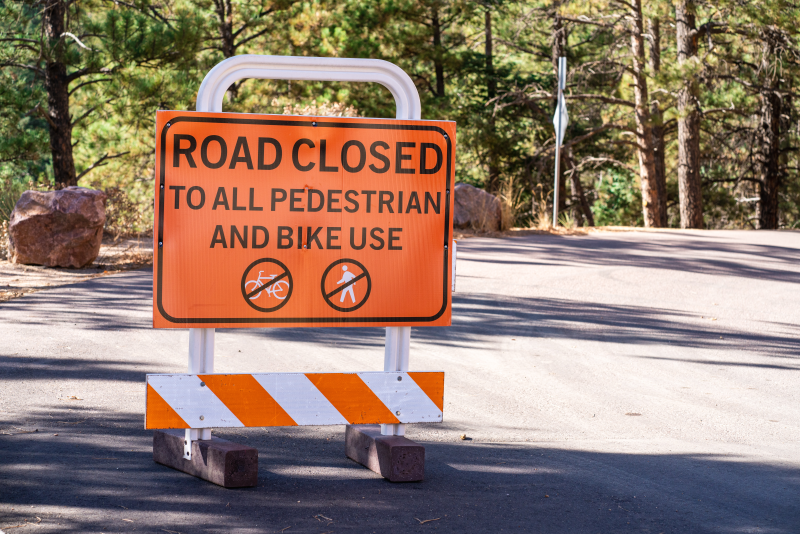
#> input picture IP project/test1.png, 800 x 534 px, found by its file name
$ jupyter execute --allow-errors 'Character recognition.ipynb'   (shell and % lines are left out)
#> lines starting #> are read from the running program, lines starting #| are printed output that depends on the picture; after the words box and inside, x2 and y2 are one past the last pixel; in counts of white or black regions, pixels touching at a corner belong together
[cell 1]
import cv2
import numpy as np
from matplotlib import pyplot as plt

[cell 2]
# Load the input image
image = cv2.imread('/content/test1.png')
#> image is the input picture: shape (534, 800, 3); mean B, G, R 109.8, 124.3, 147.2

[cell 3]
# Convert the image to grayscale
gray_image = cv2.cvtColor(image, cv2.COLOR_BGR2GRAY)
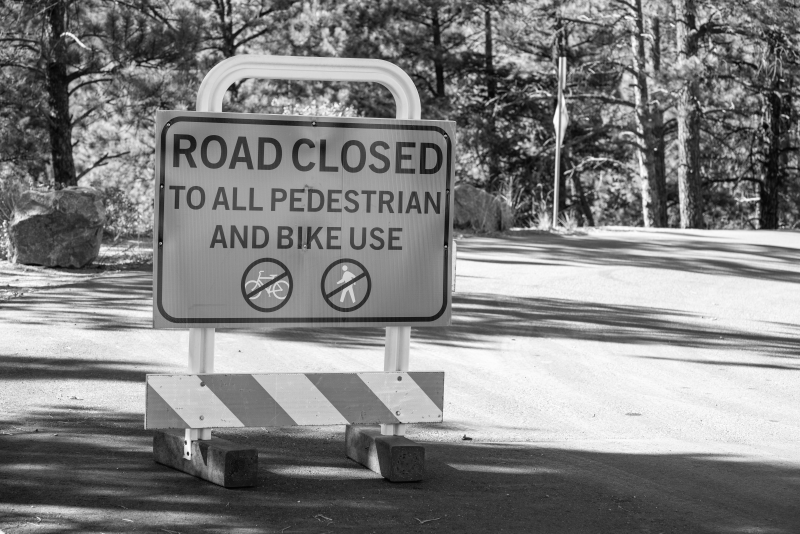
#> gray_image: shape (534, 800); min 4, max 255, mean 129.5
plt.imshow(gray_image)

[cell 4]
# Apply Gaussian blur for noise reduction
blurred_image = cv2.GaussianBlur(gray_image, (5, 5), 0)
plt.imshow(blurred_image)

[cell 5]
# Perform image binarization using adaptive thresholding
_, binary_image = cv2.threshold(blurred_image, 0, 255, cv2.THRESH_BINARY_INV + cv2.THRESH_OTSU)
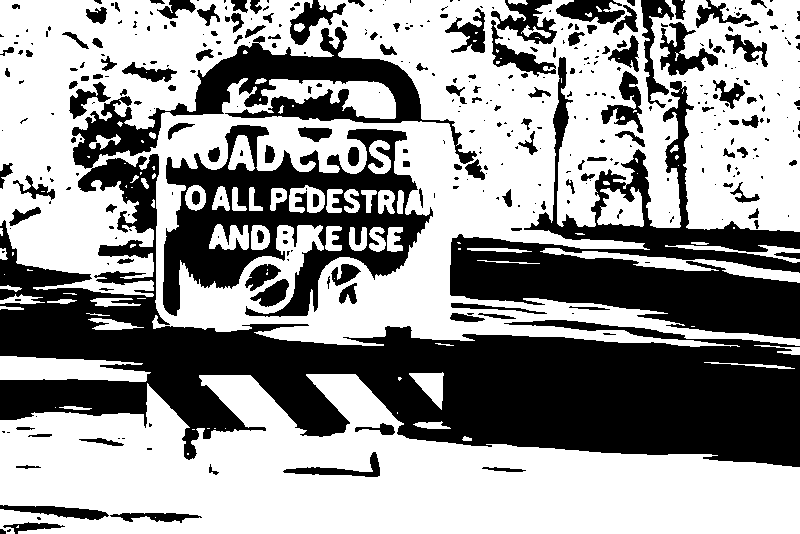
#> binary_image: shape (534, 800); 59% white; 393 black regions (243 under 20 px), largest, box (x1, y1, x2, y2) and area: (0, 27, 800, 467) 96758, (450, 57, 800, 339) 29774, (163, 125, 433, 317) 21622
plt.imshow(binary_image)

[cell 6]
# Apply the sharpening kernel
sharpening_kernel = np.array([[-1, -1, -1],
                              [-1,  9, -1],
                              [-1, -1, -1]])
sharpened_image = cv2.filter2D(image, -1, sharpening_kernel)
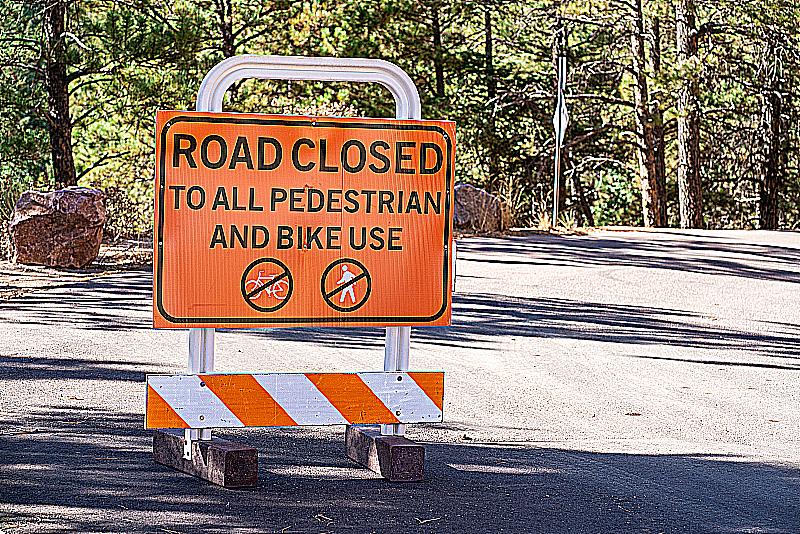
#> sharpened_image: shape (534, 800, 3); mean B, G, R 111.1, 124.4, 143.1
plt.imshow(sharpened_image)

[cell 7]
# Apply skeletonization using the Zhang-Suen algorithm
def skeletonize(image):
    size = np.size(image)
#> size = 427200
    skel = np.zeros(image.shape, np.uint8)

    ret, img = cv2.threshold(image, 127, 255, 0)
    element = cv2.getStructuringElement(cv2.MORPH_CROSS, (3, 3))
    done = False

    while not done:
        eroded = cv2.erode(img, element)
        temp = cv2.dilate(eroded, element)
        temp = cv2.subtract(img, temp)
        skel = cv2.bitwise_or(skel, temp)
        img = eroded.copy()

        zeros = size - cv2.countNonZero(img)
        if zeros == size:
            done = True
#> this loop made 95 passes
#> zeros on passes 1 to 12: 201574, 226476, 248879, 267738, 283117, 295999, 307370, 317640, 326841, 335147, 342602, 349218
#> pass 1, in skeletonize, `eroded = cv2.erode(img, element)`:
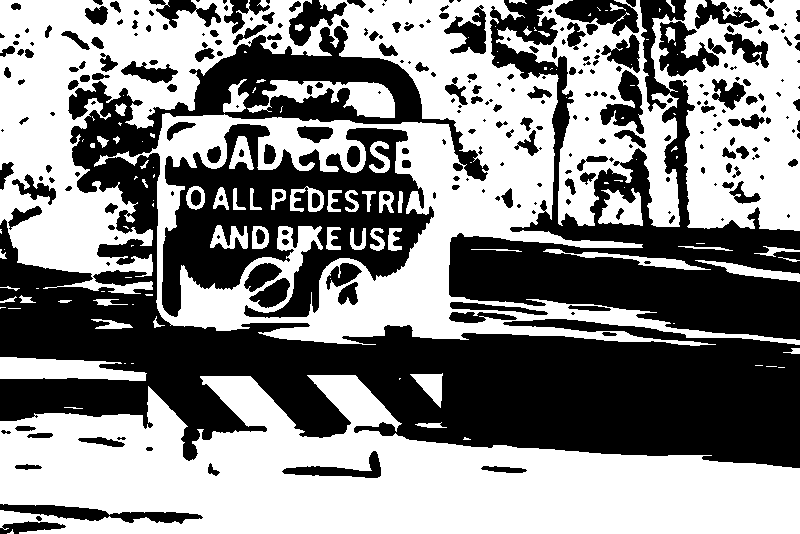
#> eroded: shape (534, 800); 52.8% white; 291 black regions (118 under 20 px), largest, box (x1, y1, x2, y2) and area: (0, 26, 800, 468) 106396, (449, 0, 800, 340) 38609, (162, 124, 434, 318) 25261
#> pass 1, in skeletonize, `temp = cv2.dilate(eroded, element)`:
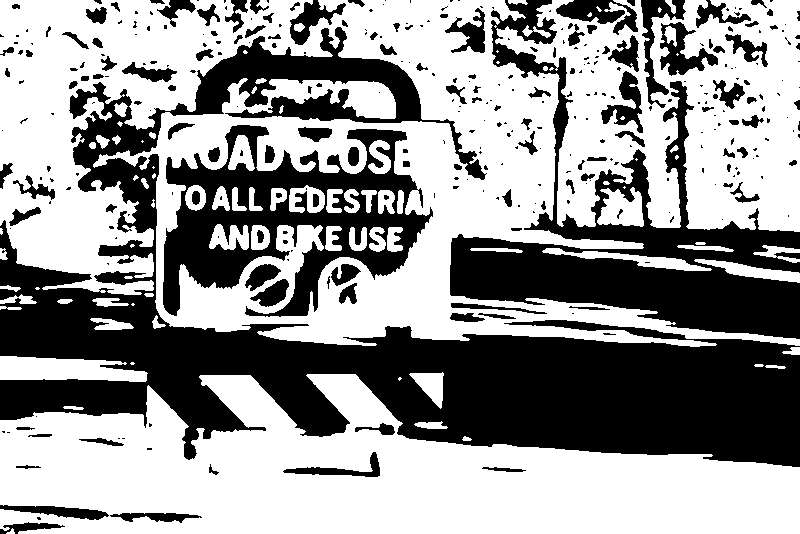
#> temp: shape (534, 800); 58.6% white; 351 black regions (219 under 20 px), largest, box (x1, y1, x2, y2) and area: (0, 27, 800, 467) 98591, (450, 0, 800, 339) 32789, (163, 125, 433, 317) 21802
#> pass 1, in skeletonize, `temp = cv2.subtract(img, temp)`:
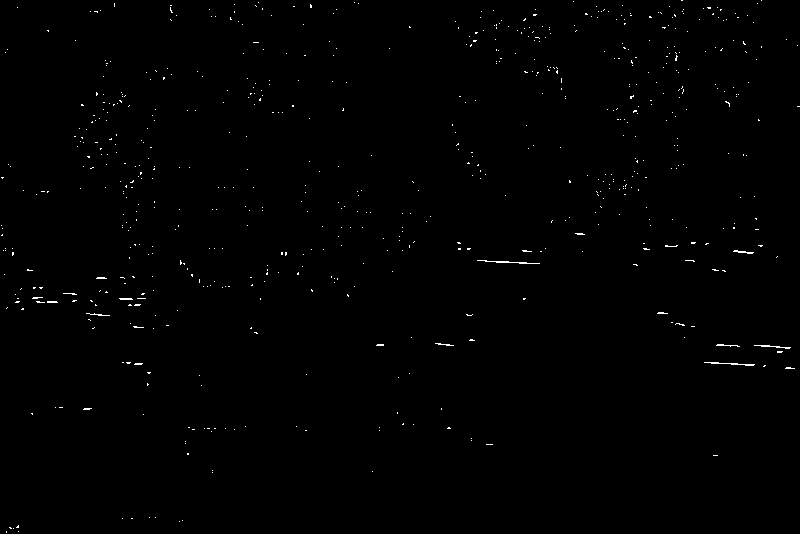
#> temp: shape (534, 800); 0.44% white in thin lines or dots
#> pass 2, in skeletonize, `eroded = cv2.erode(img, element)`:
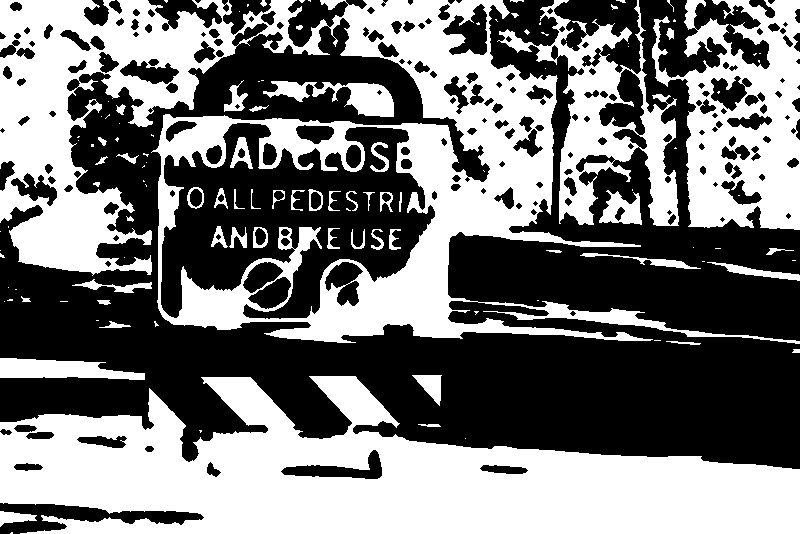
#> eroded: shape (534, 800); 47% white; 122 white regions (67 under 20 px), largest, box (x1, y1, x2, y2) and area: (0, 0, 800, 344) 84054, (0, 376, 800, 534) 74267, (652, 0, 800, 230) 19150
#> after the loop: eroded: shape (534, 800); every value is 0
#> after the loop:
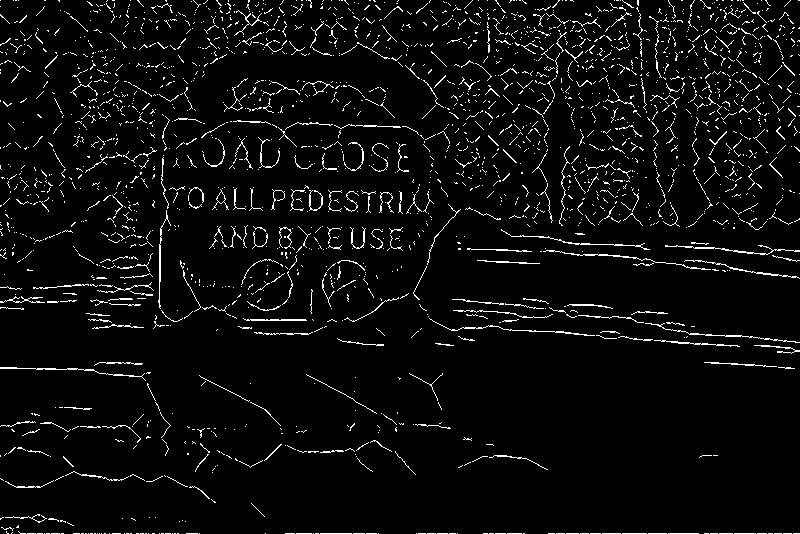
#> skel: shape (534, 800); 4.6% white in thin lines or dots

    return skel

# Perform skeletonization
skeletonized_image = skeletonize(binary_image)
plt.imshow(skeletonized_image)

[cell 8]
# Find contours in the binary image
contours, _ = cv2.findContours(binary_image, cv2.RETR_EXTERNAL, cv2.CHAIN_APPROX_SIMPLE)
#> contours = 72 contours, 45 with area under 20; largest, box (x1, y1, x2, y2) and area: (0, 0, 800, 347) 210483, (0, 374, 800, 534) 80416, (0, 356, 151, 382) 2667, (540, 248, 800, 283) 1851, (597, 187, 644, 227) 1218

# Initialize an image to draw the contours
contour_image = np.zeros_like(binary_image)

# Iterate through contours and calculate number of pixels
for contour in contours:
    # Calculate number of pixels for each contour
    num_pixels = cv2.contourArea(contour)
    print(f"Number of pixels in contour: {num_pixels}")

    # Draw the contour on the image
    cv2.drawContours(contour_image, [contour], 0, 255, 2)
#> this loop made 72 passes
#> num_pixels on passes 3, 8, 11, 12, 13, 14, 15, 16, 17, 18, 20, 21: 24.5, 149, 48, 6, 80416, 629, 87, 2667, 98, 7, 274.5, 5
#> (contour, num_pixels) on passes 1, 2, 4, 5, 6, 7: ([[18, 525], [16, 527], [18, 527]], 2), ([[187, 453], [187, 454], [188, 454], [188, 453]], 1), ([[192, 429], [194, 429]], 0), ([[225, 428]], 0), ([[214, 428], [215, 428]], 0), ([[207, 428], [209, 428]], 0)
#| Number of pixels in contour: 2.0
#| Number of pixels in contour: 1.0
#| Number of pixels in contour: 24.5
#| Number of pixels in contour: 0.0
#| Number of pixels in contour: 0.0
#| Number of pixels in contour: 0.0
#| Number of pixels in contour: 0.0
#| Number of pixels in contour: 149.0
#> (further printed lines are left out)
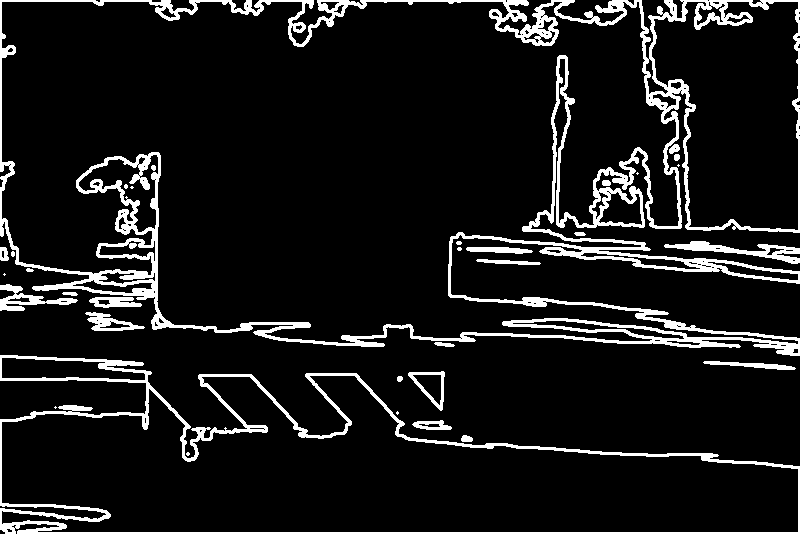
#> contour_image: shape (534, 800); 9.7% white; 33 white regions (9 under 20 px), largest, box (x1, y1, x2, y2) and area: (0, 0, 800, 356) 27405, (0, 355, 800, 534) 9019, (664, 241, 800, 264) 1036

plt.imshow(contour_image, cmap='gray')
